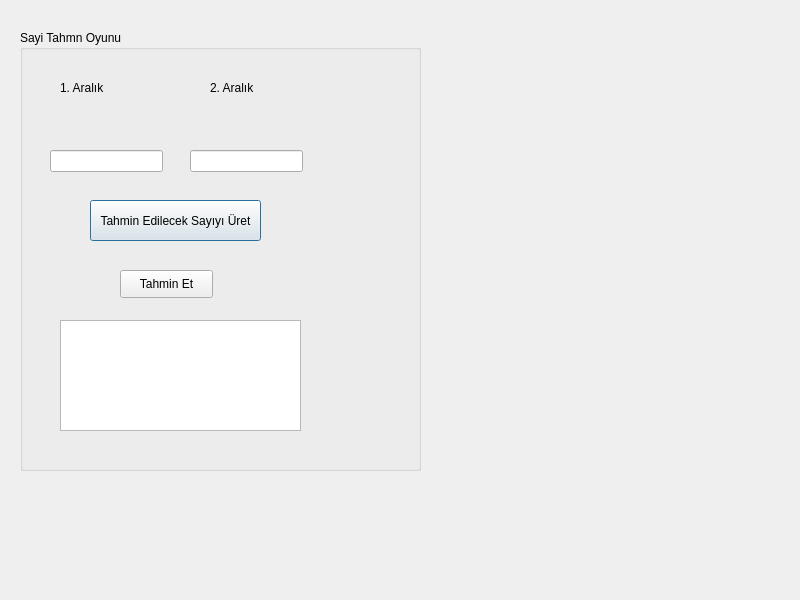
<?xml version="1.0" encoding="UTF-8"?>
<ui version="4.0">
 <class>Dialog</class>
 <widget class="QDialog" name="Dialog">
  <property name="geometry">
   <rect>
    <x>0</x>
    <y>0</y>
    <width>800</width>
    <height>600</height>
   </rect>
  </property>
  <property name="windowTitle">
   <string>Dialog</string>
  </property>
  <widget class="QGroupBox" name="groupBox">
   <property name="geometry">
    <rect>
     <x>20</x>
     <y>30</y>
     <width>401</width>
     <height>441</height>
    </rect>
   </property>
   <property name="title">
    <string>Sayi Tahmn Oyunu</string>
   </property>
   <widget class="QLabel" name="label">
    <property name="geometry">
     <rect>
      <x>40</x>
      <y>50</y>
      <width>55</width>
      <height>16</height>
     </rect>
    </property>
    <property name="text">
     <string>1. Aralık</string>
    </property>
   </widget>
   <widget class="QLabel" name="label_2">
    <property name="geometry">
     <rect>
      <x>190</x>
      <y>50</y>
      <width>55</width>
      <height>16</height>
     </rect>
    </property>
    <property name="text">
     <string>2. Aralık</string>
    </property>
   </widget>
   <widget class="QLineEdit" name="edtbirinciaralik">
    <property name="geometry">
     <rect>
      <x>30</x>
      <y>120</y>
      <width>113</width>
      <height>22</height>
     </rect>
    </property>
   </widget>
   <widget class="QLineEdit" name="edtikinciaralik">
    <property name="geometry">
     <rect>
      <x>170</x>
      <y>120</y>
      <width>113</width>
      <height>22</height>
     </rect>
    </property>
   </widget>
   <widget class="QPushButton" name="btnSayiuret">
    <property name="geometry">
     <rect>
      <x>70</x>
      <y>170</y>
      <width>171</width>
      <height>41</height>
     </rect>
    </property>
    <property name="text">
     <string>Tahmin Edilecek Sayıyı Üret</string>
    </property>
   </widget>
   <widget class="QPushButton" name="btnTahmin">
    <property name="geometry">
     <rect>
      <x>100</x>
      <y>240</y>
      <width>93</width>
      <height>28</height>
     </rect>
    </property>
    <property name="text">
     <string>Tahmin Et</string>
    </property>
   </widget>
   <widget class="QTextBrowser" name="txtSonuc">
    <property name="geometry">
     <rect>
      <x>40</x>
      <y>290</y>
      <width>241</width>
      <height>111</height>
     </rect>
    </property>
   </widget>
  </widget>
 </widget>
 <resources/>
 <connections/>
</ui>
